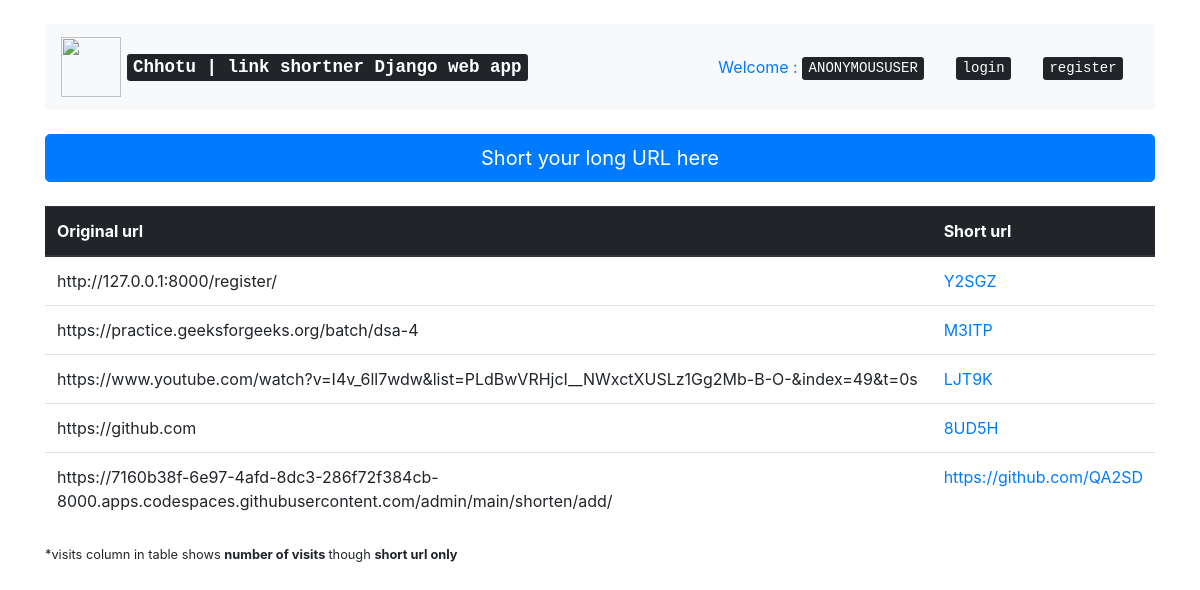
The app's page /, older data.
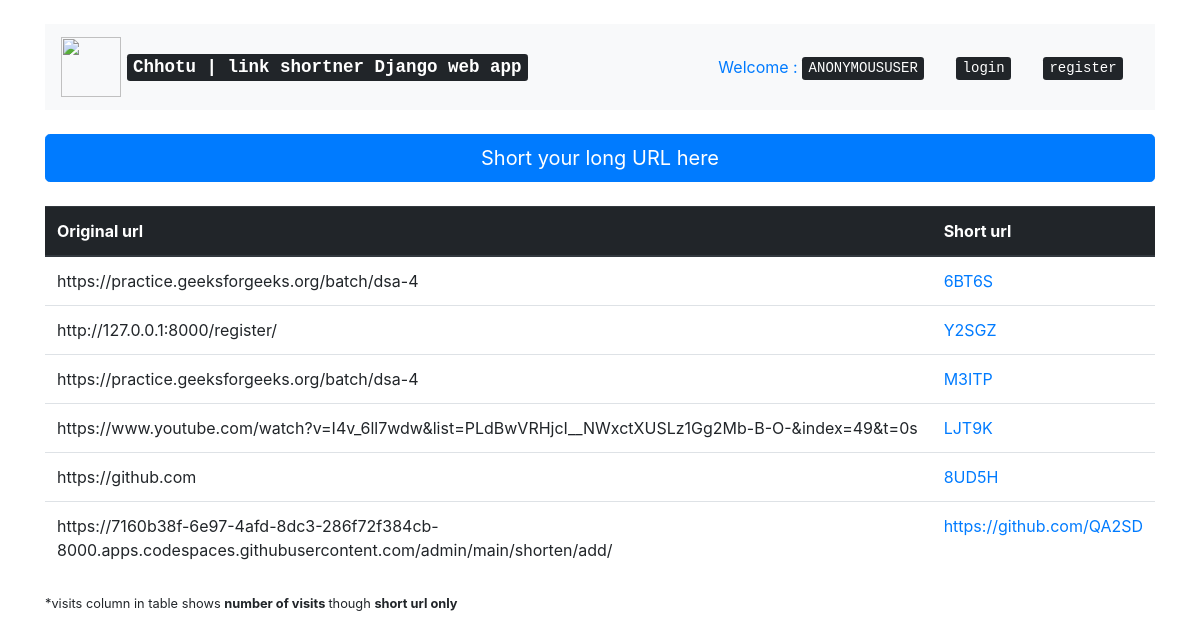
The same page, newer data.
### main/models.py (models this page shows)
class shorten(models.Model):
    uri = models.URLField('Enter original uri ')
    shorturi = models.CharField('save the model for shorten uri',max_length=10,unique=True,null=True,blank=True)
    count = models.IntegerField(default=0)
    def save(self,*args,**kwrgs):
        self.shorturi=get_random_string(5, allowed_chars=string.ascii_uppercase + string.digits)
        super(shorten,self).save(*args,**kwrgs)

### home/views.py (the view)
# urls.py: path('',index,name='index'),
def index(request):
    if request.user.is_authenticated:
        query = UserShort.objects.filter(user=request.user).order_by('-pk')
        context = {'query':query}
    else:
        query = shorten.objects.all().order_by('-pk')
        context = {'query':query}
    return render(request,'index.html',context)

### templates/index.html (shortened to what this page needs)
{% extends 'base.html' %}
{% block content %}
<div class="table-responsive">
<a href="{% url 'home:short'%}" class="btn btn-primary btn-lg btn-block mb-4">Short your long URL here</a>
    <table class="table">
  <thead class="thead-dark">
    <tr>
      <th scope="col">Original url</th>
      <th scope="col">Short url</th>
    </tr>
  </thead>
  <tbody>
  {%for object in query%}
    <tr>
      <td>{{object.uri }}</td>
      <td><a href="/{{object.shorturi}}">{{object.shorturi}}</a></td>
    </tr>
  {%endfor%}
  </tbody>
</table>
<small>*visits column in table shows <b>number of visits </b>though <b>short url only</b></small>
</div>
 {% endblock %}

### templates/base.html (shortened to what this page needs)
<!doctype html>
<html lang="en">
  <head>
    <link rel="stylesheet" href="https://maxcdn.bootstrapcdn.com/bootstrap/4.0.0/css/bootstrap.min.css">
  </head>
  <body>
    <div class="container">
<nav class="navbar navbar-light bg-light mb-4 mt-4">
  <a class="navbar-brand" href="/">
  <img src="https://encrypted-tbn0.gstatic.com/images?q=tbn%3AANd9GcRnmRvU0_WhYksrmu7h3O6nQJCYDx8dzuwo7A&usqp=CAU" width="60" height="60" alt="">
    <b>     <kbd>Chhotu    |     link shortner Django web app</kbd></b>
  </a>
  <ul class="nav justify-content-end">
    <li class="nav-item">
      <a class="nav-link" href="#">Welcome : <kbd class="text-uppercase">{{request.user}}</kbd></a>
    </li>
  {% if request.user.is_authenticated %}
  <li class="nav-item">
    <a class="nav-link" href="/logout/"><kbd>logout</kbd></a>
  </li>
  {%else%}
  <li class="nav-item">
    <a class="nav-link" href="/login/"><kbd>login</kbd></a>
  </li>
  <li class="nav-item">
    <a class="nav-link" href="/register/"><kbd>register</kbd></a>
  </li>
  {%endif%}
</ul>
</nav>
   {%block content%}
   {%endblock%}
  </div>
  </body>
</html>

Row changes from the older to the newer data that the page shows:
added shorten: uri "https://practice.geeksforgeeks.org/batch/dsa-4", shorturi "6BT6S"
